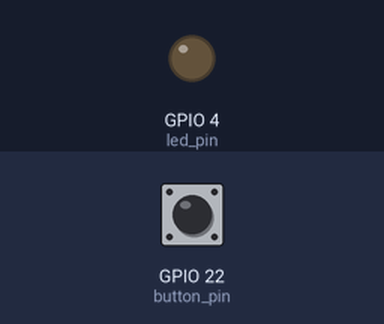
This program was run on a simulated Raspberry Pi (BCM pin numbers). On the bench: output pins drawn as LEDs (lit = HIGH). The test bench sets the inputs (shaded band); at power-on: GPIO 22 (button_pin) HIGH. What the program prints to the terminal is not drawn.

Above: at 1.2 s.
1.3 s: GPIO 22 (button_pin) pulled LOW for 1 s
At 3.2 s:
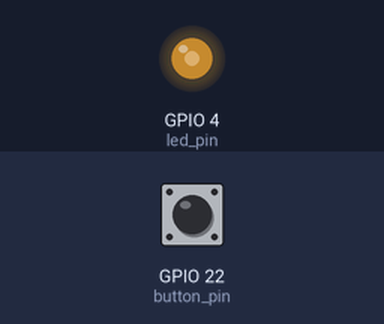
3.8 s: GPIO 22 (button_pin) pulled LOW for 0.15 s
At 4.5 s:
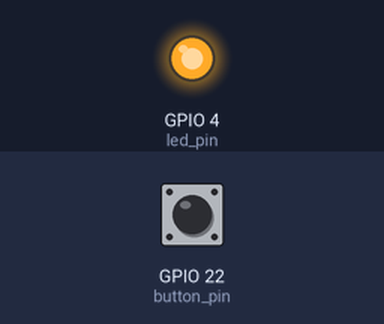
5.4 s: GPIO 22 (button_pin) pulled LOW for 3.2 s
At 9.3 s:
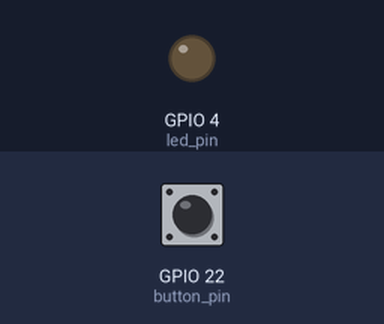
Timing chart, 0 to 10.8 s (numbered marks = the images above; inputs shaded):
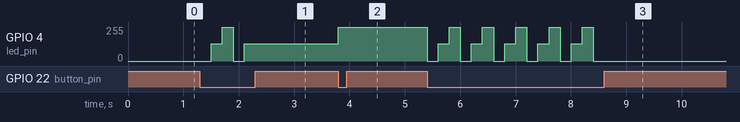

The program:

challenge122.py
```python
import RPi.GPIO as GPIO
import time

# GPIO 핀 번호 설정
button_pin = 22  # 라즈베리 파이의 22번 핀을 사용
led_pin = 4     # 라즈베리 파이의 4번 핀을 사용

# GPIO 설정
GPIO.setmode(GPIO.BCM)
GPIO.setup(button_pin, GPIO.IN)
GPIO.setup(led_pin, GPIO.OUT)

# PWM 객체 생성 (핀번호, 주파수)
pwm_led = GPIO.PWM(led_pin, 1000)  # 주파수는 1000Hz로 설정

# LED 초기화
pwm_led.start(0)
current_duty_cycle = 0  # 현재 duty cycle을 추적하기 위한 변수 추가

try:
    while True:
        # 버튼 입력 확인
        button_state = GPIO.input(button_pin)

        if button_state == GPIO.LOW:
            print("버튼 눌림")

            # LED 밝기 조절
            if current_duty_cycle == 0:
                print("LED 밝기: 0%")
                pwm_led.ChangeDutyCycle(0)
                current_duty_cycle = 50
            elif current_duty_cycle == 50:
                print("LED 밝기: 50%")
                pwm_led.ChangeDutyCycle(50)
                current_duty_cycle = 100
            elif current_duty_cycle == 100:
                print("LED 밝기: 100%")
                pwm_led.ChangeDutyCycle(100)
                current_duty_cycle = 0

            # 버튼 입력 디바운스
            time.sleep(0.2)

except KeyboardInterrupt:
    pass
finally:
    pwm_led.stop()  # PWM 정지
    GPIO.cleanup()
```

Measured:
- after the input at 1.3 s, GPIO 4 (led_pin): 0/255 → 128/255 after 0.20 s, → 255/255 0.20 s later, → 0/255 0.20 s later, → 128/255 0.20 s later
- after the input at 3.8 s, GPIO 4 (led_pin): 128/255 → 255/255 at once
- after the input at 5.4 s, GPIO 4 (led_pin): 255/255 → 0/255 at once, then repeats every 0.60 s: 128/255 0.20 s, 255/255 0.20 s, 0/255 0.20 s, until it stays 0/255 from 8.4 s
